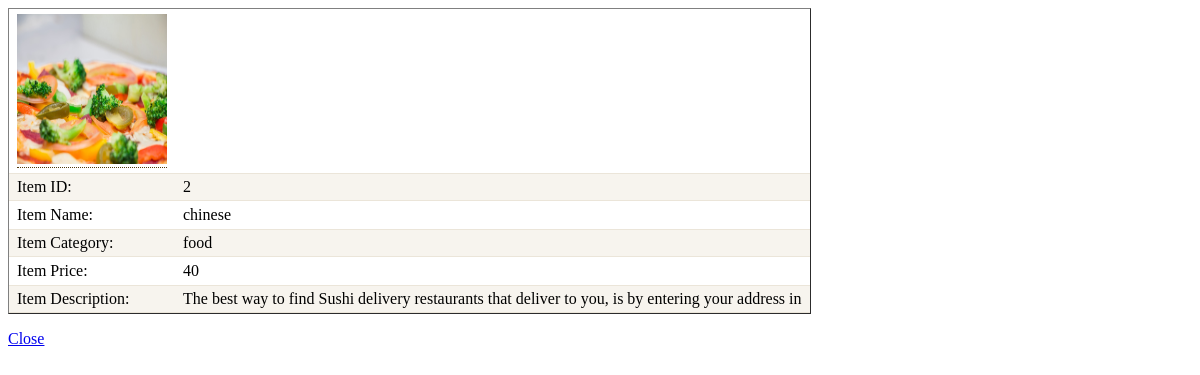
Screenshot of /food_detail.php?itemid=2 with the database file from the repository.
### tables this page shows
CREATE TABLE `item` (
  `item_id` int(11) NOT NULL AUTO_INCREMENT,
  `product_id` int(11) DEFAULT NULL,
  `item_name` varchar(200) DEFAULT NULL,
  `item_price` decimal(10,0) DEFAULT NULL,
  `item_category` varchar(100) DEFAULT NULL,
  `item_desc` varchar(100) DEFAULT NULL,
  `item_image` varchar(100) DEFAULT NULL,
  PRIMARY KEY (`item_id`)
);

CREATE TABLE `category` (
  `id` int(11) NOT NULL AUTO_INCREMENT,
  `name` varchar(100) DEFAULT NULL,
  PRIMARY KEY (`id`)
);

### food_detail.php (the view, shortened to what this page needs)
<?php
include 'dbFunctions.php';
$itemid=$_GET['itemid'];
$getItem = "SELECT item.*,category.name FROM item,category WHERE item.item_id LIKE '$itemid' AND category.id=item.item_category";
$resultItem= mysqli_query($link, $getItem) or die(mysqli_error($link));
?>
<!DOCTYPE html>
<html>
    <head>
        <link href="css/table.css" rel="stylesheet" type="text/css" media="screen" />
<link rel="stylesheet" href="css/prettyPhoto.css" type="text/css" media="screen" charset="utf-8" />
    </head>
    <body>
        <table border="1">
         <?php
                            while($item=mysqli_fetch_array($resultItem)){
                                $itemname = $item['item_name'];
                                $itemp = $item['item_price'];
                                if ($item['item_desc']==null){
                                $itemdes = "Null";
                                }else{
                                $itemdes = $item['item_desc'];
                                }
                                $itemcate = $item['name'];
                                $product=$item['product_id'];
                                $image=$item['item_image']
                                ?>
            <tr><td>
                    <?php if($image!=null){ ?>
                           <a href='images/food/<?php echo $image;?>' rel='prettyPhoto' ><img src="images/food/<?php echo $image;?>"  height="150" width="150"/></a>
                        <?php
                    }
?>
                </td></tr>
            <tbody>
        <tr class="odd">
            <td>Item ID:</td>
            <td><?php echo $product;?></td>
        </tr>
            <tr>
            <td>Item Name:</td>
            <td><?php echo $itemname;?></td>
        </tr>
        <tr class="odd">
            <td>Item Category:</td>
            <td><?php echo $itemcate;?></td>
        </tr>
        <tr>
            <td>Item Price:</td>
            <td><?php echo $itemp;?></td>
        </tr>
        <tr class="odd">
            <td>Item Description:</td>
            <td><?php echo $itemdes;?></td>
        </tr>
                <?php }?>
            </tbody>
    </table>
        <a href="javascript:window.close();">Close</a>
        </body>
</html>

### css/table.css (style rules this page uses)
table { font:normal 76%/150%; border-collapse:separate; border-spacing:0; margin:0 0 1em; color:#000; }
table a { color:#523A0B; text-decoration:none; border-bottom:1px dotted; }
tbody th, td { font-size:1em; padding:0.25em 0.5em; text-align:left; vertical-align:top; }
tbody td, tbody th { border:1px solid #fff; border-width:1px 0; }
tbody tr.odd th, tbody tr.odd td { border-color:#EBE5D9; background:#F7F4EE; }

### rows the page displays
item: item_image (picture), product "2", item_name "chinese", category.name "food", item_price "40", item_desc "The best way to find Sushi delivery restaurants that deliver to you, is by entering your address in"
